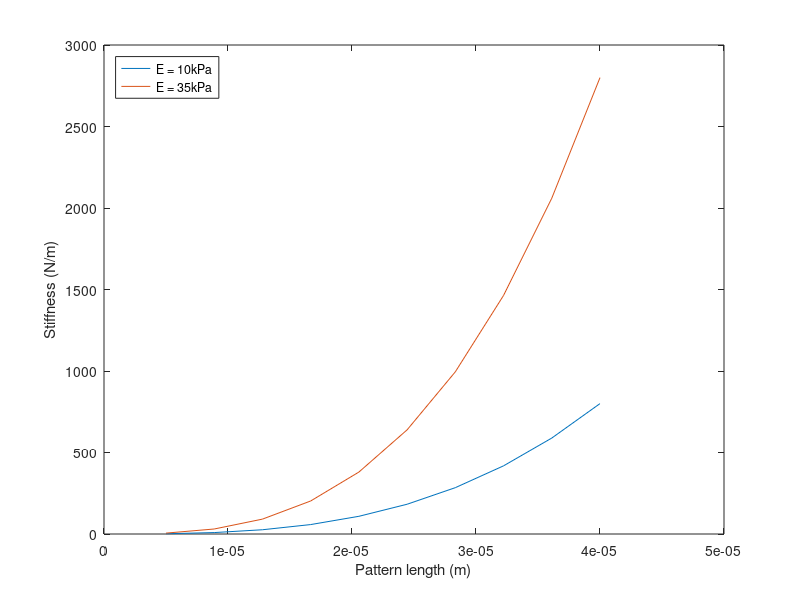

The MATLAB script that drew this image:
% script for calculating stiffness (P/d) based on classical beam deflection
% equations

% this version is for cell on micropatterned hydrogel surfaces where the
% force (P) is directed in the direction of long axis of the pattern and
% parallel to the surface of the substrate

% d = (PL^3)/(3EI) where I is the 2nd moment of area, and E is Young's
% modulus

% for a beam % with a rectangular cross section rotating about the x axis 
% I = bh^3/12 where b is the width of the cross section in the x direction 
% and h is the length of the cross section in the y direction

% note that stiffness (P/d) varies linearly with modulus and b, but ^-3
% with L, and ^3 with h

% written by William Wan - 2015-04-20

% need to make this more elegant by calculating all the stiffness of all 
% moduli and feature heights in one go

close all;
clear;

L = 1e-6; % (m) height of the feature
b = 5e-6; % (m) short axis of the pattern (characteristic length of pattern)
d = 5e-6; % (m) long axis of the pattern (not usually used here)
E1 = 10000; % (Pa) Young's modulus of soft gel
E2 = 35000; % (Pa) Young's modulus of soft gel

% can be redfined to give us the exact values we want to calculate - more
% points make for smoother plot
dArr = linspace(5e-6, 40e-6, 10); 

% LArr = linspace(0.5e-6, 2e-6, 10);

% create array of Young's moduli
% EArr = repmat([E1 E2], [length(dArr) length(LArr)]);

% create array of stiffnesses
% k = IRectCentroid(EArr, b, dArr, LArr);

I = b*dArr.^3/12; % for rectangular cross section bent about centroid

k1 = 3*E1*I/L^3;
k2 = 3*E2*I/L^3;

plot(dArr, k1, dArr, k2);
xlabel('Pattern length (m)'); ylabel('Stiffness (N/m)');
legend(['E = ' num2str(E1/1000) 'kPa'], ['E = ' num2str(E2/1000) 'kPa'],'Location', 'NorthWest');
